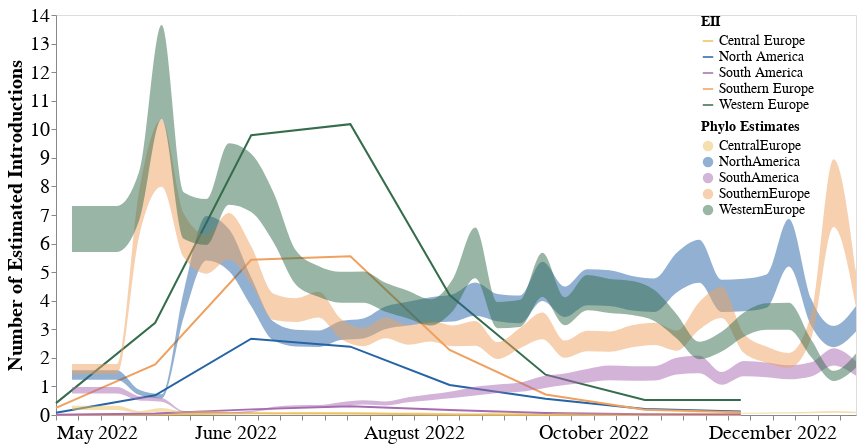

The cell this chart's notebook holds for it:
### Code cell
(eii_plot + south_mrb_plot).resolve_scale(y = "shared", x = "shared", color= "independent").configure_axis(
    labelFontSize=20,
    titleFontSize=20
)

### Figure 1 — Vega-Lite specification as saved in the notebook (floating-point values rounded to 4 significant figures; data arrays with more than 128 entries replaced by an {"elided": "..."} marker saying what was removed)
{"config": {"view": {"continuousWidth": 400, "continuousHeight": 300}, "axis": {"labelFontSize": 20, "titleFontSize": 20}}, "layer": [{"data": {"name": "data-c59e31c8e07a899df225432080f73761"}, "mark": "line", "encoding": {"color": {"field": "place", "legend": {"labelFontSize": 14, "offset": -155, "orient": "right", "symbolSize": 110, "titleFontSize": 14}, "scale": {"range": ["#EEC060", "#2664A5", "#A76BB1", "#EEA160", "#356D4C"]}, "title": "EII", "type": "nominal"}, "x": {"axis": {"format": "%B %Y", "grid": false, "title": null}, "field": "year-month", "type": "temporal"}, "y": {"axis": {"grid": false}, "field": "import_risk", "title": "Number of Estimated Introductions", "type": "quantitative"}}, "height": 400, "width": 800}, {"data": {"name": "data-2731f57b9a3e231062567e88a6342b81"}, "mark": {"type": "area", "color": "orange", "interpolate": "monotone", "opacity": 0.5}, "encoding": {"color": {"field": "deme", "legend": {"labelFontSize": 14, "offset": -155, "orient": "right", "symbolSize": 110, "titleFontSize": 14}, "scale": {"range": ["#EEC060", "#2664A5", "#A76BB1", "#EEA160", "#356D4C"]}, "title": "Phylo Estimates", "type": "nominal"}, "x": {"axis": {"format": "%B %Y", "grid": false, "title": null}, "field": "date", "type": "temporal"}, "y": {"axis": {"grid": false, "title": "Number of Estimated Introductions"}, "field": "upper_hpd_log_50", "type": "quantitative"}, "y2": {"field": "lower_hpd_log_50"}}, "height": 400, "width": 800}], "resolve": {"scale": {"color": "independent", "x": "shared", "y": "shared"}}, "$schema": "https://vega.github.io/schema/vega-lite/v4.17.0.json", "datasets": {"data-c59e31c8e07a899df225432080f73761": [{"Unnamed: 0": 5, "index": "North America.2022-05", "place": "North America", "year-month": "2022-05-01", "import_risk": 0.08157}, {"Unnamed: 0": 6, "index": "Southern Europe.2022-05", "place": "Southern Europe", "year-month": "2022-05-01", "import_risk": 0.2495}, {"Unnamed: 0": 7, "index": "Western Europe.2022-05", "place": "Western Europe", "year-month": "2022-05-01", "import_risk": 0.4155}, {"Unnamed: 0": 8, "index": "Central Europe.2022-05", "place": "Central Europe", "year-month": "2022-05-01", "import_risk": 0.002354}, {"Unnamed: 0": 9, "index": "South America.2022-05", "place": "South America", "year-month": "2022-05-01", "import_risk": 0.005387}, {"Unnamed: 0": 10, "index": "North America.2022-06", "place": "North America", "year-month": "2022-06-01", "import_risk": 0.6891}, {"Unnamed: 0": 11, "index": "Southern Europe.2022-06", "place": "Southern Europe", "year-month": "2022-06-01", "import_risk": 1.774}, {"Unnamed: 0": 12, "index": "Western Europe.2022-06", "place": "Western Europe", "year-month": "2022-06-01", "import_risk": 3.226}, {"Unnamed: 0": 13, "index": "Central Europe.2022-06", "place": "Central Europe", "year-month": "2022-06-01", "import_risk": 0.01773}, {"Unnamed: 0": 14, "index": "South America.2022-06", "place": "South America", "year-month": "2022-06-01", "import_risk": 0.05176}, {"Unnamed: 0": 15, "index": "North America.2022-07", "place": "North America", "year-month": "2022-07-01", "import_risk": 2.67}, {"Unnamed: 0": 16, "index": "Southern Europe.2022-07", "place": "Southern Europe", "year-month": "2022-07-01", "import_risk": 5.432}, {"Unnamed: 0": 17, "index": "Western Europe.2022-07", "place": "Western Europe", "year-month": "2022-07-01", "import_risk": 9.791}, {"Unnamed: 0": 18, "index": "Central Europe.2022-07", "place": "Central Europe", "year-month": "2022-07-01", "import_risk": 0.06005}, {"Unnamed: 0": 19, "index": "South America.2022-07", "place": "South America", "year-month": "2022-07-01", "import_risk": 0.1969}, {"Unnamed: 0": 20, "index": "North America.2022-08", "place": "North America", "year-month": "2022-08-01", "import_risk": 2.392}, {"Unnamed: 0": 21, "index": "Southern Europe.2022-08", "place": "Southern Europe", "year-month": "2022-08-01", "import_risk": 5.558}, {"Unnamed: 0": 22, "index": "Western Europe.2022-08", "place": "Western Europe", "year-month": "2022-08-01", "import_risk": 10.18}, {"Unnamed: 0": 23, "index": "Central Europe.2022-08", "place": "Central Europe", "year-month": "2022-08-01", "import_risk": 0.05487}, {"Unnamed: 0": 24, "index": "South America.2022-08", "place": "South America", "year-month": "2022-08-01", "import_risk": 0.3035}, {"Unnamed: 0": 25, "index": "North America.2022-09", "place": "North America", "year-month": "2022-09-01", "import_risk": 1.05}, {"Unnamed: 0": 26, "index": "Southern Europe.2022-09", "place": "Southern Europe", "year-month": "2022-09-01", "import_risk": 2.276}, {"Unnamed: 0": 27, "index": "Western Europe.2022-09", "place": "Western Europe", "year-month": "2022-09-01", "import_risk": 4.2}, {"Unnamed: 0": 28, "index": "Central Europe.2022-09", "place": "Central Europe", "year-month": "2022-09-01", "import_risk": 0.01873}, {"Unnamed: 0": 29, "index": "South America.2022-09", "place": "South America", "year-month": "2022-09-01", "import_risk": 0.1761}, {"Unnamed: 0": 30, "index": "North America.2022-10", "place": "North America", "year-month": "2022-10-01", "import_risk": 0.5693}, {"Unnamed: 0": 31, "index": "Southern Europe.2022-10", "place": "Southern Europe", "year-month": "2022-10-01", "import_risk": 0.7186}, {"Unnamed: 0": 32, "index": "Western Europe.2022-10", "place": "Western Europe", "year-month": "2022-10-01", "import_risk": 1.411}, {"Unnamed: 0": 33, "index": "Central Europe.2022-10", "place": "Central Europe", "year-month": "2022-10-01", "import_risk": 0.00483}, {"Unnamed: 0": 34, "index": "South America.2022-10", "place": "South America", "year-month": "2022-10-01", "import_risk": 0.07164}, {"Unnamed: 0": 35, "index": "North America.2022-11", "place": "North America", "year-month": "2022-11-01", "import_risk": 0.2074}, {"Unnamed: 0": 36, "index": "Southern Europe.2022-11", "place": "Southern Europe", "year-month": "2022-11-01", "import_risk": 0.1813}, {"Unnamed: 0": 37, "index": "Western Europe.2022-11", "place": "Western Europe", "year-month": "2022-11-01", "import_risk": 0.5279}, {"Unnamed: 0": 38, "index": "Central Europe.2022-11", "place": "Central Europe", "year-month": "2022-11-01", "import_risk": 0.001494}, {"Unnamed: 0": 39, "index": "South America.2022-11", "place": "South America", "year-month": "2022-11-01", "import_risk": 0.02972}, {"Unnamed: 0": 40, "index": "North America.2022-12", "place": "North America", "year-month": "2022-12-01", "import_risk": 0.1221}, {"Unnamed: 0": 41, "index": "Southern Europe.2022-12", "place": "Southern Europe", "year-month": "2022-12-01", "import_risk": 0.09391}, {"Unnamed: 0": 42, "index": "Western Europe.2022-12", "place": "Western Europe", "year-month": "2022-12-01", "import_risk": 0.5237}, {"Unnamed: 0": 43, "index": "Central Europe.2022-12", "place": "Central Europe", "year-month": "2022-12-01", "import_risk": 0.001212}, {"Unnamed: 0": 44, "index": "South America.2022-12", "place": "South America", "year-month": "2022-12-01", "import_risk": 0.02633}], "data-2731f57b9a3e231062567e88a6342b81": {"elided": "180 records"}}}
